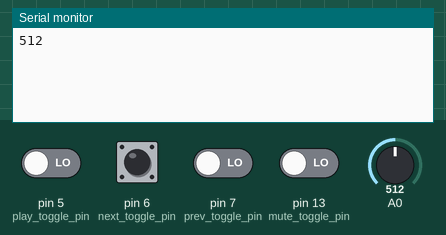
A sketch run on a simulated Arduino Uno, built with avr-gcc and run on an emulated ATmega328P. On the bench: the last lines printed to the serial monitor. The inputs (shaded band) are chosen by the test bench; at power-on: pin 5 (play_toggle_pin), pin 6 (next_toggle_pin), pin 7 (prev_toggle_pin), pin 13 (mute_toggle_pin) LOW, A0 = 512.

Above: at 1.2 s.
1.3 s: A0 set to 716
At 2.4 s:
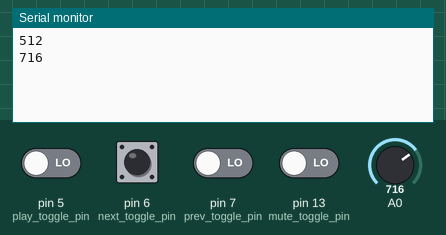
2.8 s: pin 5 (play_toggle_pin) driven HIGH
At 2.99 s:
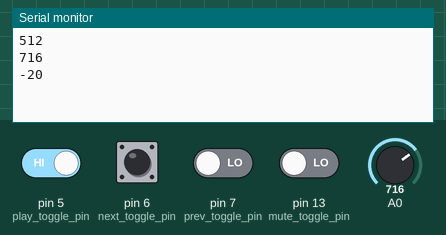
4.3 s: pin 6 (next_toggle_pin) pulled HIGH for 1 s
At 4.69 s:
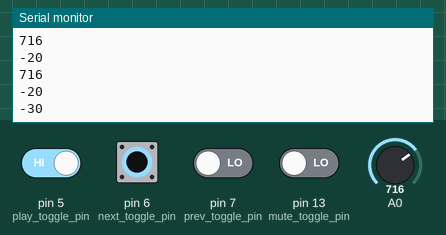
6.8 s: pin 7 (prev_toggle_pin) driven HIGH
At 7.09 s:
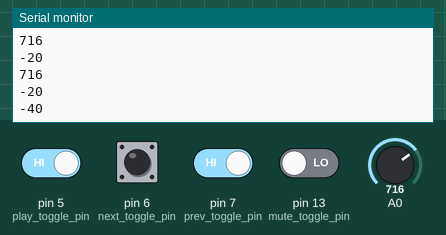
8.3 s: pin 13 (mute_toggle_pin) driven HIGH
At 8.67 s:
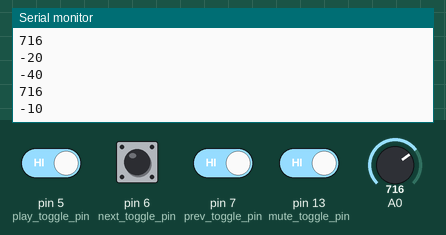
9.8 s: A0 set to 900
At 10.4 s:
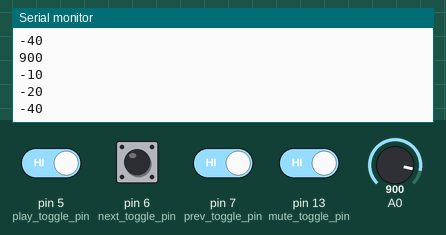
Timing chart, 0 to 12.3 s (numbered marks = the images above; inputs shaded):
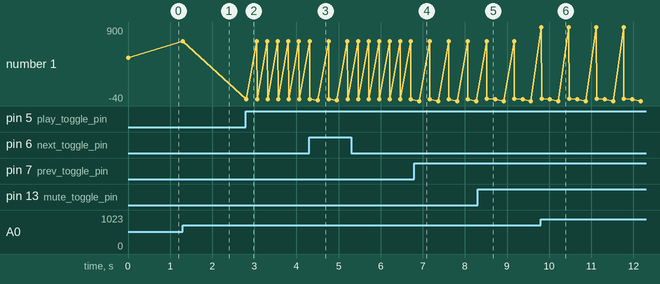

Measured:
- after the input at 1.3 s, the serial monitor: prints a new line at once (image 1)
- after the input at 2.8 s, the serial monitor: prints a new line at once (image 2)
- after the input at 4.3 s, the serial monitor: prints a new line after 0.21 s (image 3)
- after the input at 6.8 s, the serial monitor: prints a new line after 0.11 s (image 4)
- after the input at 8.3 s, the serial monitor: prints a new line after 0.22 s (image 5)
- after the input at 9.8 s, the serial monitor: prints a new line at once (image 6)
- plotted number 1: 512 → 716 after the input at 1.3 s, 716 → -20 after the input at 2.8 s, -20 → -40 after the input at 6.8 s

The sketch:

fw.ino
```cpp
/*
  Author: Burak Kakillioglu
  Website: bkakilli.github.io
*/

int set_value;
int sensor_value;
int increment_precision;
const int mute_toggle_pin = 13;
const int play_toggle_pin = 5;
const int next_toggle_pin = 6;
const int prev_toggle_pin = 7;

void setup() {
  // initialize serial communication at 9600 bits per second:
  Serial.begin(9600);

  increment_precision = 5;
  pinMode(mute_toggle_pin, INPUT);
  pinMode(play_toggle_pin, INPUT);
  pinMode(next_toggle_pin, INPUT);
  pinMode(prev_toggle_pin, INPUT);
}

void submit_value(int val) {
  Serial.println(val);
  set_value = 0;
}

void loop() {
  // read the input on analog pin 0:
  sensor_value = analogRead(A0);

  if (abs(sensor_value - set_value) > increment_precision) {
    submit_value(sensor_value);
    set_value = sensor_value;
  }

  if(digitalRead(mute_toggle_pin)) {
    submit_value(-10);
    delay(200);
  }

  if(digitalRead(play_toggle_pin)) {
    submit_value(-20);
    delay(200);
  }

  if(digitalRead(next_toggle_pin)) {
    submit_value(-30);
    delay(200);
  }

  if(digitalRead(prev_toggle_pin)) {
    submit_value(-40);
    delay(200);
  }

  delay(50);        // delay in between reads for stability
}
```
